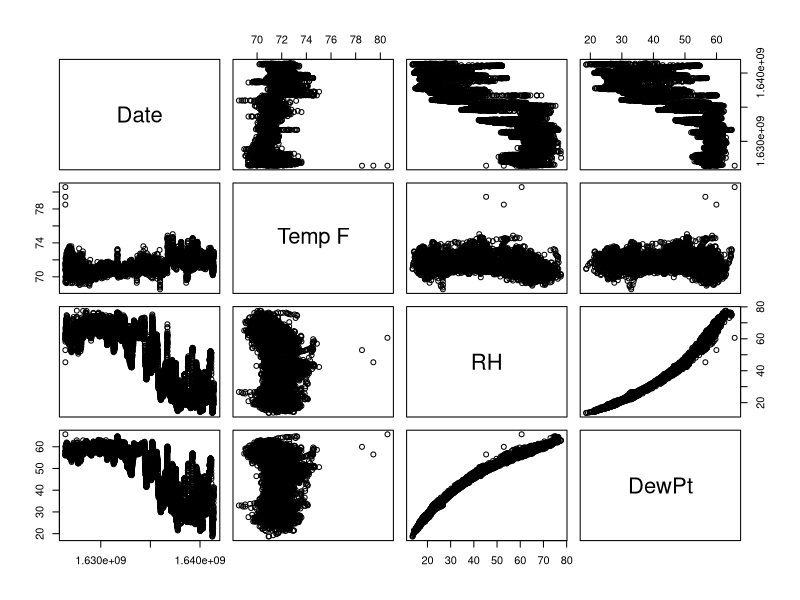
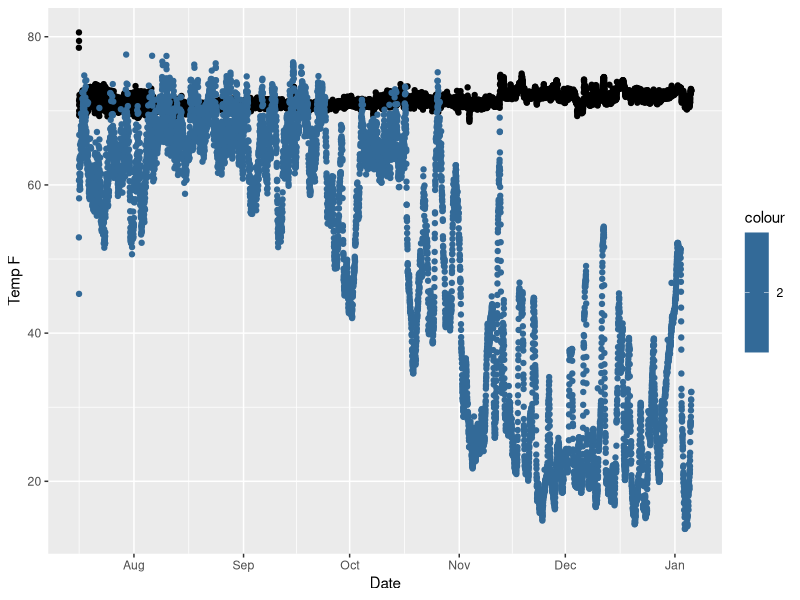

Generate these figures, in order, with R: (Note: this script raises an error after producing the figures.)
## ---- chunk 1

###############################################################################
#                             Set up environment                                #
###############################################################################

my_packages <- c("tidyverse", "vroom" , "janitor" , "glue" ,  "tsibble" , "tidytext","lubridate", "fable", "tsibbledata", "ggplot2", "forecast", "tseries", "rio", "zoo", "readxl", "tsibbledata", "knitr", "kableExtra", "formattable") 
invisible( lapply(my_packages, require, character.only = TRUE))

#Choose one working site:
place <- "Home"
# place <-  "work"


#Set proper working Dir 
if (place == "Home"){setwd("C:/Users/paulr/Documents/R/200Park_VC")} else
{setwd("C:/Users/prode/Documents/R/200Park_VC")}

# Check for data directory and if one is not present then make it
if (!file.exists("data")) {
  dir.create("data")}
  
# Set up the not in operator 
  `%!in%` <- Negate(`%in%`)

rm(place, my_packages )
  
## ---- chunk 2


# Read in data 

Center <- read_excel("data/visitors center 2022-01-05 15_16_30 -0500.xlsx", sheet = "DATA", col_names = c("Date", "Temp F", "RH", "DewPt"), na = "NA", col_types = c("skip", "date", "numeric", "numeric", "numeric" )) %>% na.omit()

plot(Center)
ggplot(data = Center, aes(x = Date, y = `Temp F`)) +
  geom_point() +
  geom_point(aes(x = Date, y = RH, color = 2))



################################################################################
L84 %>%
  group_by(Data, Type) %>%
  summarise( GSF = sum(GSF), Buildings = sum(No.Buildings)) -> Type_tables
 Type_tables %>% group_by(Data) %>% summarise(Type = n(), "Number of Buildings" = sum(Buildings), "Footage" = sum(GSF)) -> Table1

kable(Table1, col.names = c("Year", "Property Use Types", "Buildings", "SqFt"), align = "cccc", caption = "Table 1 - Datasets property types quantities and areas") -> Table1

Table1


################################################################################


